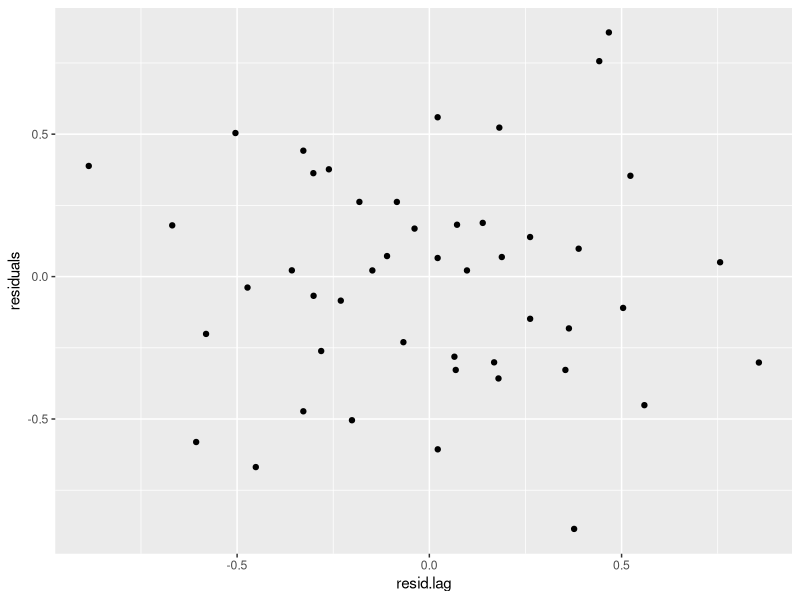
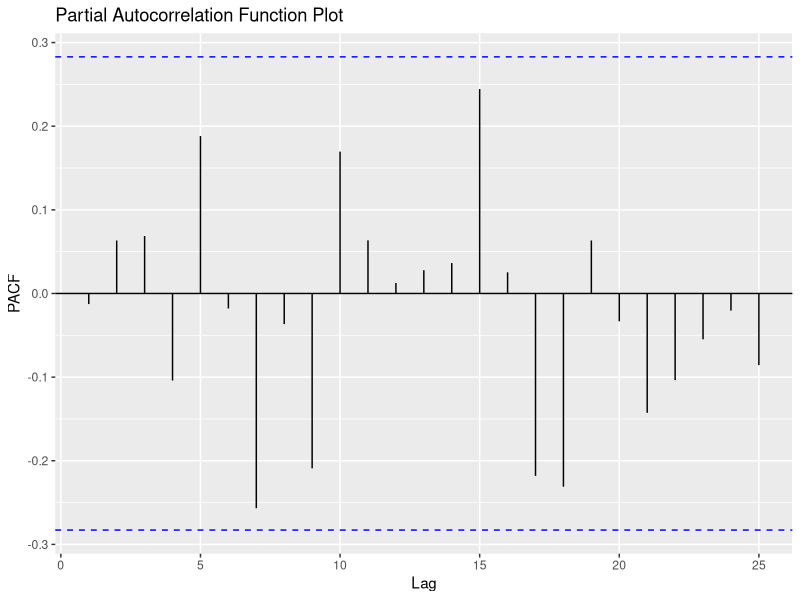

Here is the R script that generated these plots, in order:
## ---- chunk 1
library(tidyverse)
library(stats)
library(tseries)
library(forecast)
## ---- chunk 2
nino <- read_csv("data/ex1028.csv") %>%
  mutate(Temperature = as_factor(Temperature),
         WestAfrica = as_factor(WestAfrica),
         )
## ---- chunk 3
nino.fit <- glm(log(StormIndex) ~ Temperature + WestAfrica, data = nino)
summary(nino.fit)
## ---- chunk 4
# first save the residuals, then create a lag column

# save the residuals
resid.nino <- resid(nino.fit)
#create new columns
nino <- nino %>%
  mutate(residuals = resid.nino,
         resid.lag = lag(residuals))
# pipe into ggplot
nino %>% ggplot(aes(x = resid.lag, y = residuals)) +
  geom_point()
## ---- chunk 5
ggPacf(nino$residuals, 25) +
  ggtitle("Partial Autocorrelation Function Plot")
